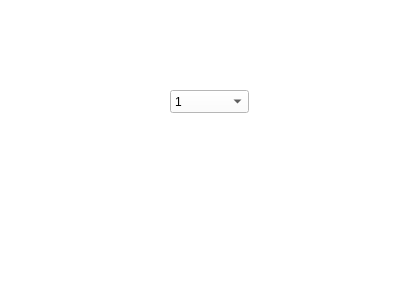
<?xml version="1.0" encoding="UTF-8"?>
<ui version="4.0">
 <class>Form</class>
 <widget class="QWidget" name="Form">
  <property name="geometry">
   <rect>
    <x>0</x>
    <y>0</y>
    <width>400</width>
    <height>300</height>
   </rect>
  </property>
  <property name="windowTitle">
   <string>Form</string>
  </property>
  <property name="styleSheet">
   <string notr="true">background:white;</string>
  </property>
  <widget class="QComboBox" name="comboBox">
   <property name="geometry">
    <rect>
     <x>170</x>
     <y>90</y>
     <width>79</width>
     <height>23</height>
    </rect>
   </property>
   <property name="styleSheet">
    <string notr="true">QComboBox::item:selected{background-color:#2dabf9;color:white;};</string>
   </property>
   <item>
    <property name="text">
     <string>1</string>
    </property>
   </item>
   <item>
    <property name="text">
     <string>2</string>
    </property>
   </item>
   <item>
    <property name="text">
     <string>3</string>
    </property>
   </item>
   <item>
    <property name="text">
     <string>4</string>
    </property>
   </item>
  </widget>
 </widget>
 <resources/>
 <connections/>
</ui>
